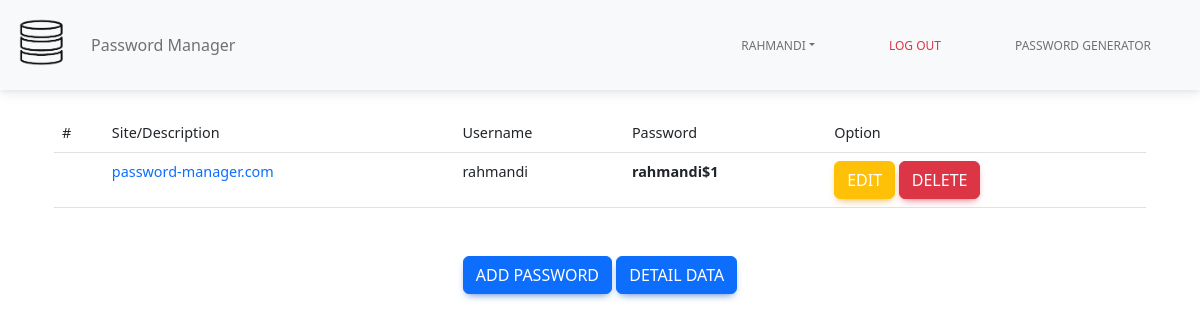
/ (signed in), run on the app's committed database.
### tables this page shows
CREATE TABLE "content" (
	"id"	INTEGER,
	"password_site"	TEXT,
	"site"	TEXT,
	"username_site"	TEXT,
	"user_id"	INTEGER,
	PRIMARY KEY("id" AUTOINCREMENT),
	FOREIGN KEY("user_id") REFERENCES "users"("id")
);

### controller/home.py (the view)
@home.route('/', methods=['POST', 'GET'])
def index():
    id = session.get('id')
    if id is None:
        return redirect(url_for('auth.login'))
    content = list_all_content(id)
    return render_template('index.html', id=id, content=content)

### db.py (called while the page is built)
def db_connection():
    db = getattr(g, '_database', None)
    if db is None:
        db = g._database = sqlite3.connect(DATABASE)
        return db

### services/home.py (called while the page is built)
def list_all_content(id):
    db = db_connection()
    cur = db.cursor()
    sql = 'SELECT * FROM content WHERE user_id = %s' % id
    cur.execute(sql)
    content = cur.fetchall()
    cur.close()
    db.close()
    return content

### templates/index.html (shortened to what this page needs)
{% extends 'base.html' %}  {% block body %}
<div class="container mt-4">
  <div class="container">
    <table class="table">
      <thead>
        <tr>
          <th>#</th>
          <th>Site/Description</th>
          <th>Username</th>
          <th>Password</th>
          <th>Option</th>
        </tr>
      </thead>
      <tbody id="parentDiv">
        {% for x in content %}
        <tr class="p po">
          <td></td>
          <td> <a href="https://{{x[2]}}/" style="text-decoration: none;">{{x[2]}}</a> </td>
          <td>{{x[3]}}</td>
          <td><strong>{{x[1]}}</strong></td>
          <td>
            <div id="parentDiv">
              <button class="btn btn-warning" id="edit"> <a href="{{ url_for('home.edit', id=x[0]) }}"
                  style="text-decoration: none; color:white;">Edit</a>
              </button>
              <button type="button" class="btn btn-danger" data-bs-toggle="modal" data-bs-target="#exampleModal">
                Delete
              </button>
            </div>
          </td>
        </tr>
        {% endfor %}
      </tbody>
    </table>
  </div>
  <div class="mt-5">
    <div class="button-account text-center">
      <button class="btn btn-primary">
        <a href="/add-pass" class="" style="text-decoration: none; color: white">Add Password</a>
      </button>
      <a href="{{ url_for('home.data', id=id) }}" class="btn btn-primary">Detail data</a>
    </div>
  </div>
</div>
{% endblock %}

### templates/base.html (shortened to what this page needs)
<!DOCTYPE html>
<html lang="en">
<head>
  <link rel="stylesheet" href="{{ url_for('static', filename='css/mdb.min.css') }}" />
  <link rel="stylesheet" href="{{ url_for('static', filename='style.css') }}" />
  <link rel="stylesheet" href="https://cdn.jsdelivr.net/npm/bootstrap@5.2.0/dist/css/bootstrap.min.css
    " />
</head>
<body class="bg-$blue bg-gradient">
  <nav class="navbar navbar-expand-lg navbar-light bg-light">
    <div class="container-fluid">
      <a class="navbar-brand me-2" href="{{ url_for('home.index') }}">
        <img src="{{ url_for('static', filename='/logo1-background.png') }}" height="65" alt="MDB Logo" loading="lazy"
          style="margin-top: -1px" />
      </a>
      <div class="collapse navbar-collapse" id="navbarButtonsExample">
        <ul class="navbar-nav me-auto mb-2 mb-lg-0">
          <li class="nav-item">
            <a class="nav-link" href="#">Password Manager</a>
          </li>
        </ul>
        {% if session.get('username') == None %}
        <div class="d-flex align-items-center">
          <button type="button" class="btn btn-link px-3 me-2" style="text-decoration: none"><a href="/login">Login</a>
          </button>
          <button class="btn btn-primary me-3">
            <a href="/gen" style="text-decoration: none; color: white">Password Generator</a>
          </button>
          <button type="button" class="btn btn-primary me-3">
            <a href="/signup" class="fix-link">Sign up for free</a>
          </button>
        </div>
        {% else %}
        <div class="d-flex align-items-center">
          <ul class="nav nav-pills">
            <li class="nav-item dropdown">
              <a class="nav-link dropdown-toggle" data-bs-toggle="dropdown" href="#" role="button"
                aria-expanded="false">{{session.get('username')}}</a>
            </li>
            <li class="nav-item">
              <a class="nav-link text-danger" href="/logout">Log Out</a>
            </li>
            <li class="nav-item">
              <a class="nav-link" href="/gen">Password Generator</a>
            </li>
          </ul>
        </div>
        {% endif %}
      </div>
    </div>
  </nav>
  {% block body %} {% endblock %}
</body>
</html>

### data on the page
content: get "RAHMANDI", site "password-manager.com", username_site "rahmandi", password_site "rahmandi$1"
